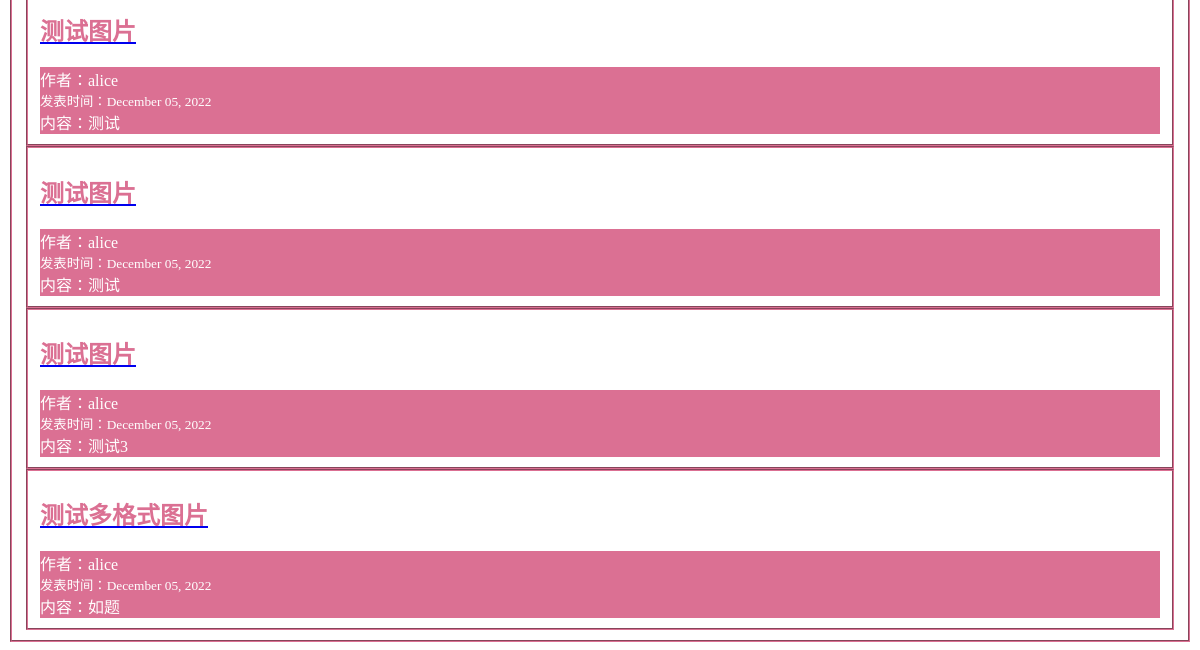
The app's page /postapp/ (lower part), older data.
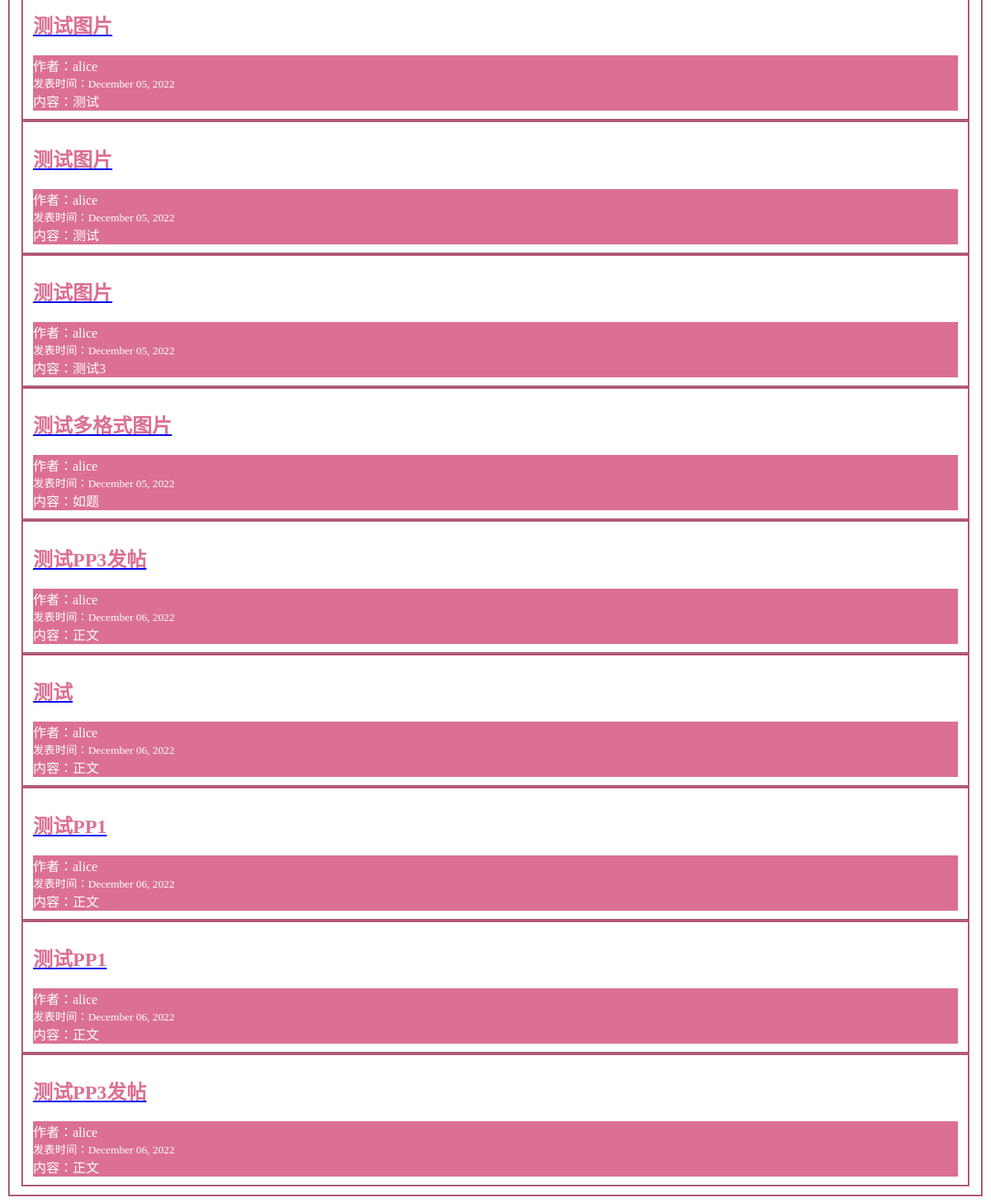
The same page, newer data.
### postapp/models.py (models this page shows, shortened)
class MyPost(models.Model):
    title = models.CharField(max_length=100)
    content = models.TextField()
    date_posted = models.DateTimeField(default=timezone.now)
    author = models.ForeignKey(User, on_delete=models.CASCADE)
    post_type = models.CharField(max_length=50,default="ALL")
    post_visible = models.CharField(max_length=50,default="NO")
    img_name = models.CharField(max_length=100,default="NULL")

### postapp/views.py (the view)
# urls.py: 2. Add a URL to urlpatterns:  path('', views.home, name='home')
def home(request):
    context = {
        'posts':MyPost.objects.all()
    }
    return render(request, 'postapp/home.html', context)

### postapp/templates/postapp/home.html (shortened to what this page needs)
<head>
</head>
<fieldset class="wd" style="border-width: 2px; border-color: #db7093">
{% block content %}
    {% for post in posts %}
        <fieldset class="wd" style="border-width: 2px; border-color: #db7093">
        <article>
        <h2><a href="{% url 'postapp:post-detail' post.id %}"><font color=" #db7093">{{ post.title }}</font></a></h2>
        <div>
        <label>作者：</label><a>{{ post.author }}</a><br>
        <small><label>发表时间：</label>{{ post.date_posted|date:"F d, Y" }}</small><br>
        <a>内容：{{ post.content }}</a>
        </div>
        </article>
        </fieldset>
    {% endfor %}
{% endblock content %}
</fieldset>

### postapp/templates/postapp/home.html (style rules this page uses)
div { color:white; background-color:#db7093; }

Row changes from the older to the newer data that the page shows:
added MyPost: title "测试PP3发帖", author "alice", date_posted "December 06, 2022", content "正文"
added MyPost: title "测试", author "alice", date_posted "December 06, 2022", content "正文"
added MyPost: title "测试PP1", author "alice", date_posted "December 06, 2022", content "正文"
added MyPost: title "测试PP1", author "alice", date_posted "December 06, 2022", content "正文"
added MyPost: title "测试PP3发帖", author "alice", date_posted "December 06, 2022", content "正文"
